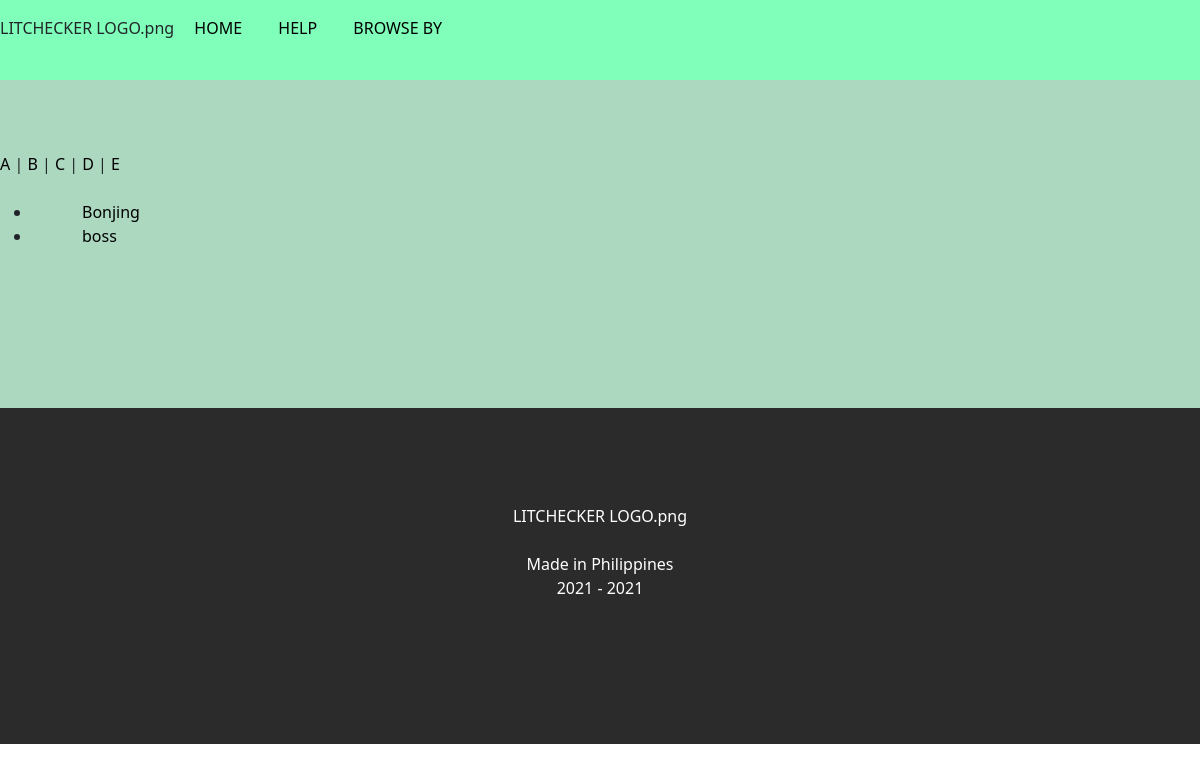
The app's page /authorlist.php?let=B, older data.
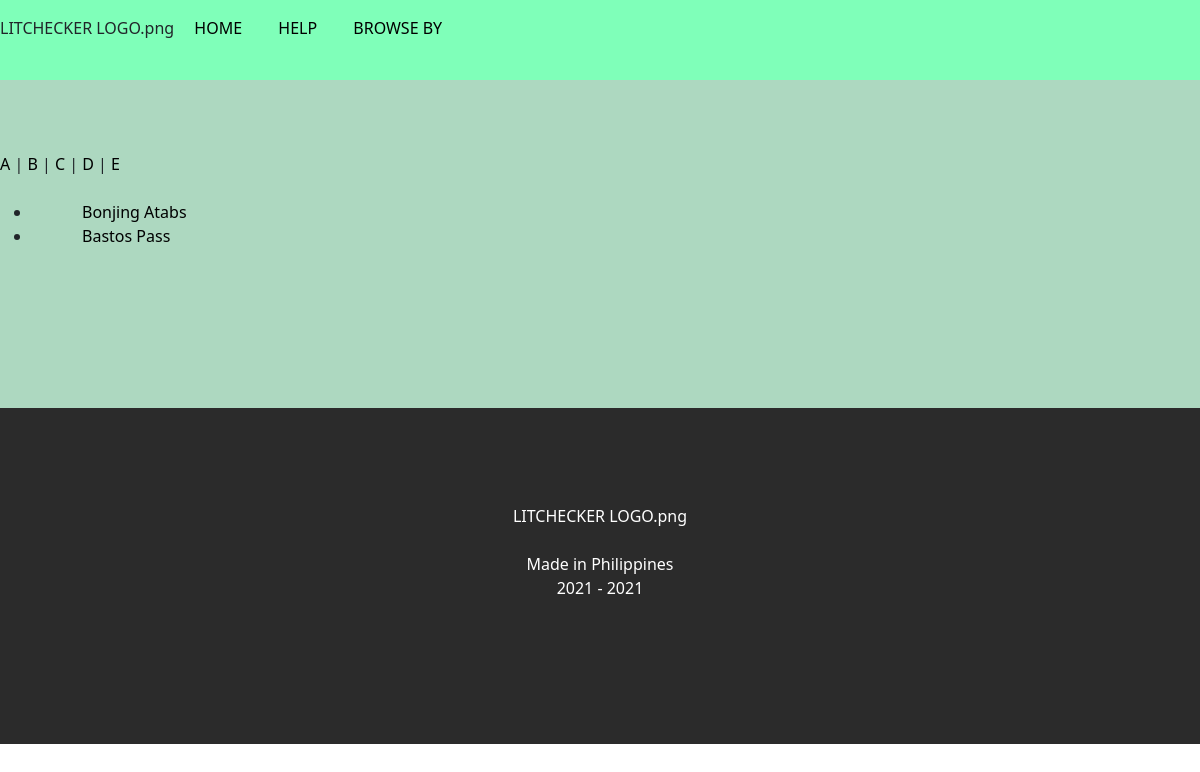
The same page, newer data.
### tables this page shows
CREATE TABLE `literature` (
  `id` int(100) NOT NULL,
  `title` text DEFAULT NULL,
  `category` varchar(100) DEFAULT NULL,
  `type` varchar(100) DEFAULT NULL,
  `link` text DEFAULT NULL,
  `author_1` varchar(100) NOT NULL,
  `author_2` varchar(100) NOT NULL,
  `author_3` varchar(100) NOT NULL
);

### authorlist.php (the view, shortened to what this page needs)
<!DOCTYPE html>
<head>
    <link href="https://cdn.jsdelivr.net/npm/bootstrap@5.0.0-beta3/dist/css/bootstrap.min.css"
    rel="stylesheet">
     <link rel="stylesheet" href="css/index.css">
</head>
<body>
    <?php include 'menu_bar.php';?>
     <section class = "body">
    <br><br><br>
    <a href="authorlist.php?let=A"> A </a> |
    <a href="authorlist.php?let=B"> B </a> |
    <a href="authorlist.php?let=C"> C </a> |
    <a href="authorlist.php?let=D"> D </a> |
    <a href="authorlist.php?let=E"> E </a>
    <br><br>
        <?php
        $server = "localhost";
        $user ="root";
        $pass ="";
        $con=mysqli_connect($server,$user,$pass);
        $db="litcheck";
        mysqli_select_db($con,$db);
        if(isset($_GET['let']))
            $let = $_GET['let'];
        else
            $let='A';
        $sqlselect2 = mysqli_query($con,"select * from literature where author_2 like '$let%' ");
        ?>
        <ul>
        <?php
             while ($results=mysqli_fetch_object($sqlselect2)){
                echo "<li>";
                echo"<a href='results_by_author.php?let=$results->author_2'>";
                echo $results->author_2." ";
                echo "</a>";
                echo "</li>";
            }
        ?>
        </ul>
    <br><br><br><br><br><br>
    </section>
    <?php include 'credits.php';?>
</body>
</html>

Row changes from the older to the newer data that the page shows:
no longer on this page (row edited): literature: author_2 "boss"
changed literature: author_2 "Bonjing" → "Bonjing Atabs"
added literature: author_2 "Bastos Pass"
